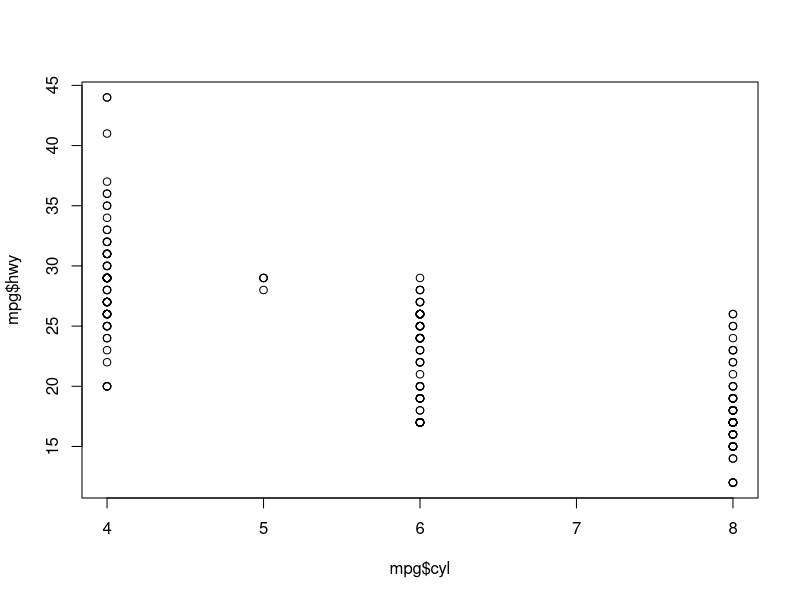

Source code (R):
library(tidyverse)
print("This file was created within RStudio")

print("And now it lives on GitHub")

dat <- mpg
plot(mpg$cyl, mpg$hwy)
